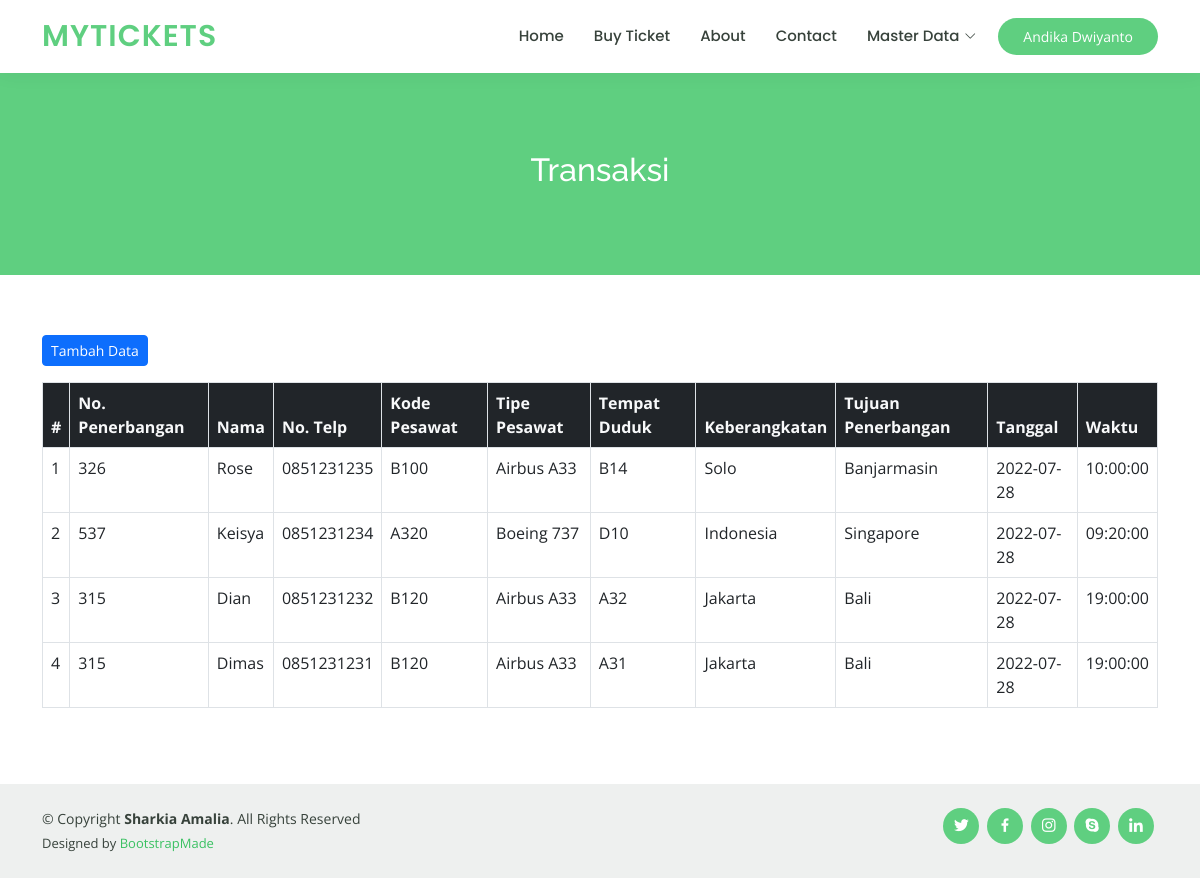
Screenshot of /index.php?page=transaksi (signed in) with the database file from the repository.
### tables this page shows
CREATE TABLE `user_flights` (
  `id` int(11) NOT NULL,
  `user_id` int(11) NOT NULL,
  `flight_id` int(11) NOT NULL,
  `seat` varchar(4) NOT NULL
);

CREATE TABLE `flights` (
  `id` int(11) NOT NULL,
  `flight_no` varchar(10) NOT NULL,
  `plane_id` int(11) NOT NULL,
  `arrival` varchar(20) NOT NULL,
  `departure` varchar(20) NOT NULL,
  `date` date NOT NULL,
  `time` time NOT NULL
);

CREATE TABLE `users` (
  `id` int(11) NOT NULL,
  `name` varchar(30) NOT NULL,
  `phone` varchar(14) NOT NULL
);

CREATE TABLE `planes` (
  `id` int(11) NOT NULL,
  `code` varchar(50) NOT NULL,
  `type` varchar(50) NOT NULL
);

### models/User_Flight_M.php (called while the page is built, shortened)
<?php
class UserFlight
{
    private $koneksi;
    public function __construct()
    {
        global $dbh;
        $this->koneksi = $dbh;
    }
    public function dataBooking()
    {
        $sql = "SELECT f.flight_no, u.name, u.phone, p.code, p.type, t.seat, f.arrival, f.departure, f.date, f.time FROM user_flights t
        INNER JOIN flights f ON f.id = t.flight_id
        INNER JOIN users u on u.id = t.user_id
        INNER JOIN planes p on p.id = f.plane_id
        ORDER BY t.id DESC";
        $ps = $this->koneksi->prepare($sql);
        $ps->execute();
        $rs = $ps->fetchAll();
        return $rs;
    }
}

### transaksi.php (the view)
<?php
$model = new UserFlight();
$data_booking = $model->dataBooking();
?>
<div class="breadcrumbs" data-aos="fade-in">
    <div class="container py-5">
        <h2>Transaksi</h2>
    </div>
</div>
<section id="transactions" class="transactions">
    <div class="container" data-aos="fade-up">
        <a class="btn btn-primary btn-sm mb-3" href="" role="button" title="Tambah Data">
            Tambah Data
        </a>
        <table class="table table-bordered table-hover" id="myTable">
            <thead class="bg-dark text-light">
                <tr>
                    <th>#</th>
                    <th>No. Penerbangan</th>
                    <th>Nama</th>
                    <th>No. Telp</th>
                    <th>Kode Pesawat</th>
                    <th>Tipe Pesawat</th>
                    <th>Tempat Duduk</th>
                    <th>Keberangkatan</th>
                    <th>Tujuan Penerbangan</th>
                    <th>Tanggal</th>
                    <th>Waktu</th>
                </tr>
            </thead>
            <tbody>
                <?php
                $no = 1;
                foreach ($data_booking as $row) {
                ?>
                    <tr>
                        <td><?= $no++ ?></td>
                        <td><?= $row['flight_no'] ?></td>
                        <td><?= $row['name'] ?></td>
                        <td><?= $row['phone'] ?></td>
                        <td><?= $row['code'] ?></td>
                        <td><?= $row['type'] ?></td>
                        <td><?= $row['seat'] ?></td>
                        <td><?= $row['arrival'] ?></td>
                        <td><?= $row['departure'] ?></td>
                        <td><?= $row['date'] ?></td>
                        <td><?= $row['time'] ?></td>
                    </tr>
                    <?php } ?>
            </tbody>
        </table>
    </div>
</section>

### assets/css/style.css (style rules this page uses)
body { font-family: "Open Sans", sans-serif; color: #444444; }
a { color: #5fcf80; text-decoration: none; }
h1, h2, h3, h4, h5, h6 { font-family: "Raleway", sans-serif; }
section { padding: 60px 0; overflow: hidden; }
.breadcrumbs { margin-top: 73px; text-align: center; background: #5fcf80; padding: 30px 0; color: #fff; }
.breadcrumbs h2 { font-size: 32px; font-weight: 500; }

### rows the page displays
user_flights: flight.flight_no "326", user.name "Rose", user.phone "0851231235", planes.code "B100", planes.type "Airbus A33", seat "B14", flight.arrival "Solo", flight.departure "Banjarmasin", flight.date "2022-07-28", flight.time "10:00:00"
user_flights: flight.flight_no "537", user.name "Keisya", user.phone "0851231234", planes.code "A320", planes.type "Boeing 737", seat "D10", flight.arrival "Indonesia", flight.departure "Singapore", flight.date "2022-07-28", flight.time "09:20:00"
user_flights: flight.flight_no "315", user.name "Dian", user.phone "0851231232", planes.code "B120", planes.type "Airbus A33", seat "A32", flight.arrival "Jakarta", flight.departure "Bali", flight.date "2022-07-28", flight.time "19:00:00"
user_flights: flight.flight_no "315", user.name "Dimas", user.phone "0851231231", planes.code "B120", planes.type "Airbus A33", seat "A31", flight.arrival "Jakarta", flight.departure "Bali", flight.date "2022-07-28", flight.time "19:00:00"

### other values shown
$sesi['fullname'] "Andika Dwiyanto"
